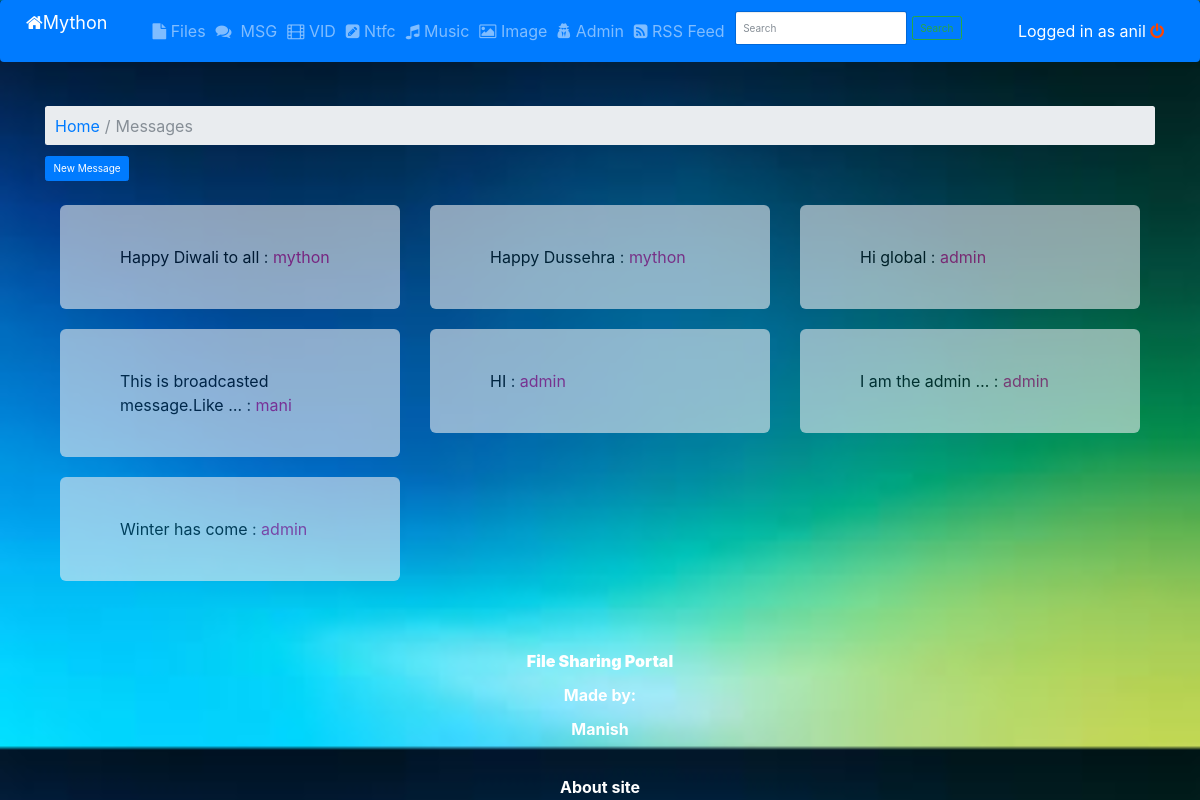
The app's page /webapp/messages_all/ (signed in) with its own data.
### webapp/models.py (models this page shows, shortened)
class Message(models.Model):
    message = models.CharField(max_length=1000)
    sender = models.CharField(max_length=300, blank=True)

### webapp/views.py (the view)
def messages_all(request):
    if request.user.is_authenticated():
        msg = models.Message.objects.all().order_by("-pk")
        context = {'all_messages': msg}
        return render(request, 'webapp/messages_all.html', context)
    else:
        return render(request, 'webapp/home.html', context=None)

### webapp/templates/webapp/messages_all.html (shortened to what this page needs)
{%  extends "webapp/includes/base.html" %}
{% block content %}
    <body style="font-size: medium;background-image:url('../../../media/assets/wall11.jpg') ;background-attachment: fixed ;background-size: 100%">
    {% include 'webapp/includes/navbar.html' %}
<br/>
    <div class="container">
 <nav class="breadcrumb">
  <a class="breadcrumb-item" href="{% url 'webapp:index' %}">Home</a>
  <span class="breadcrumb-item active">Messages</span>
</nav>
</div>
<div class="container">
<form  action="{%   url 'webapp:add_message' %}">
<input class="btn btn-primary" type="submit" value="New Message"  /><br/>
    <br/>
</form>
{% include 'webapp/show/msgshow.html' with msgquery=all_messages %}
</div>
    {% include 'webapp/includes/footer.html' %}
    </body>
{%  endblock %}

### webapp/templates/webapp/includes/navbar.html (shortened to what this page needs)
{% block navbar %}
{%  load staticfiles %}
    {% block head %}
        <link rel="stylesheet" href="https://maxcdn.bootstrapcdn.com/bootstrap/3.3.7/css/bootstrap.min.css">
        <link rel="stylesheet" href="https://cdnjs.cloudflare.com/ajax/libs/font-awesome/4.7.0/css/font-awesome.min.css">
<link rel='stylesheet' href="{%  static 'css/bootstrap.min.css' %}" type='text/css'/>
{% endblock %}
        <nav class="navbar navbar-expand-lg navbar-dark bg-primary">
  <a class="navbar-brand" href="{%  url 'webapp:index' %}" style="font-size: large"><i class="fa fa-home"></i>Mython</a>
  <div class="collapse navbar-collapse" id="navbarSupportedContent">
    <ul class="navbar-nav mr-auto">
      <li class="nav-item">
        <a class="nav-link" href="{% url 'webapp:file_all' %}"><i class="fa fa-file"></i>  Files</a>
      </li>
        <li><a class="nav-link" href="{% url 'webapp:messages_all' %}" ><i class="fa fa-comments"></i>&nbsp; MSG</a>
        </li>
        <li><a class="nav-link" href="{% url 'webapp:vid_all' %}" ><i class="fa fa-film"></i> VID</a>
        </li>
      <li class="nav-item">
        <a class="nav-link" href="{% url 'webapp:notification_all' %}"><i class="fa fa-pencil-square"></i> Ntfc</a>
      </li>
      <li class="nav-item">
        <a class="nav-link" href="{% url 'webapp:album_all' %}"><i class="fa fa-music"></i> Music</a>
      </li>
        <li class="nav-item">
        <a class="nav-link" href="{% url 'webapp:img_all' %}"><i class="fa fa-picture-o"></i> Image</a>
      </li>
        <li class="nav-item">
        <a class="nav-link" href="http://127.0.0.1:8000/admin/"><i class="fa fa-user-secret"></i> Admin</a>
      </li>
      <li class="nav-item">
        <a class="nav-link " href="{% url 'webapp:rss' %}"><i class="fa fa-rss-square">  </i>  RSS Feed</a>
      </li>
    <li class="nav-link">
    <form class="form-inline my-2 my-lg-0" method="get" action="{% url 'webapp:search' %}">
      <input class="form-control mr-sm-2" type="text" placeholder="Search" aria-label="Search" name="q">
      <button class="btn btn-outline-success my-2 my-sm-0" type="submit">Search</button>
    </form>
    </li>
    </ul>
        <a class="nav-link " href="{% url 'webapp:user_logout' %}" style="color: inherit">Logged in as {{ request.user.first_name }} <i class="fa fa-power-off" style="color: orangered" href="{% url 'webapp:user_logout' %}">  </i> </a>
  </div>
</nav>
{% endblock %}

### webapp/templates/webapp/show/msgshow.html
{% block msgshow %}
    <div class="container">
    <div class="row">
    {% for msg in msgquery %}
          <div class="col-sm-4">
           <div class="jumbotron" style="opacity: 0.6">
    <a href=" /webapp/message/{{ msg.id }}" style="color: #000000">{{ msg.message|truncatewords:'4' }}</a>   : <a style="color: mediumvioletred">{{ msg.sender }}</a>
    </div>
</div>
    {%  endfor %}</div>
    </div>
{% endblock %}

### records on screen
Message: message "Happy Diwali to all", sender "mython"
Message: message "Happy Dussehra", sender "mython"
Message: message "Hi global", sender "admin"
Message: message "This is broadcasted message.Like …", sender "mani"
Message: message "HI", sender "admin"
Message: message "I am the admin …", sender "admin"
Message: message "Winter has come", sender "admin"

### other values on screen
{{ request.user.first_name }} "anil"
